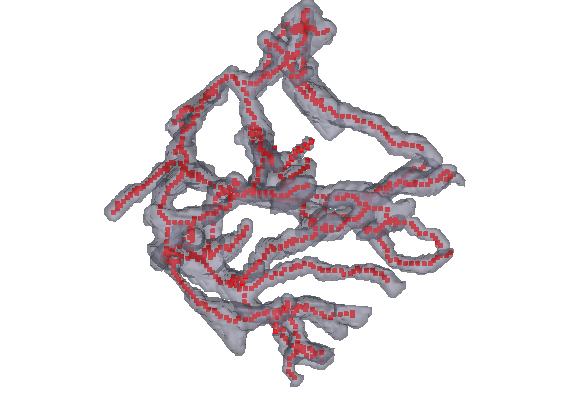
%> input picture Helper functions/Skeleton3D/testvol.png, 561 x 420 px
$ octave --eval "result = uaa_im2bwRepeat(imread('../../Helper functions/Skeleton3D/testvol.png'));"   (GNU Octave 9; MATLAB toolbox functions it lacks are replaced by stand-ins)
%> lines starting %> are read from the running program, lines starting %| are printed output that depends on the picture; in (x1, y1, x2, y2) boxes, pixels count from 0 and x2, y2 are one past the last pixel; in counts of white or black regions, pixels touching at a corner belong together; the program's own positions count from 1
function Iall = uaa_im2bwRepeat(I)
% Iall = uaa_im2bwRepeat(I)
%UAA_IM2BWREPEAT creates a 10-level composite of binary images using
%different thresholds
%
% Inputs: Binary Image
% Outputs: Binary Image
global uaa
% minSpineArea = (uaa.imageInfo.umPerPixel*2)^2;

m = min(min(I));
%> m = [60 0 0]
Iall = zeros(size(I));
for i=1:5
    BW=im2bw(I,(graythresh(I)/i));
%     BW(Iall~=0) = 0;
%     BW = bwareaopen(BW,minSpineArea);
    Iall = Iall + BW;
end
%> this loop made 5 passes
%> pass 1, in uaa_im2bwRepeat, `BW=im2bw(I,(graythresh(I)/i));`:
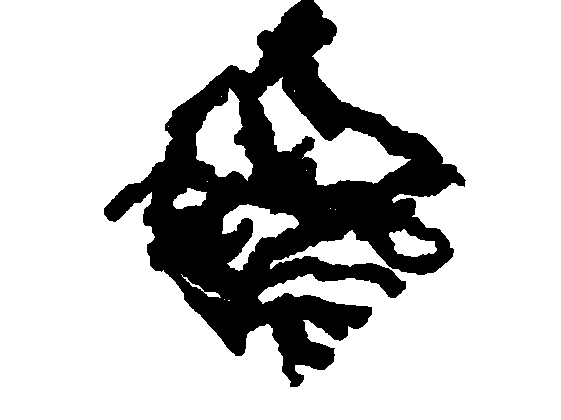
%> BW: size 420x561 logical; 77.7% white; 1 black region, box (x1, y1, x2, y2) and area: (104, 0, 466, 387) 52470
%> pass 2, in uaa_im2bwRepeat, `BW=im2bw(I,(graythresh(I)/i));`:
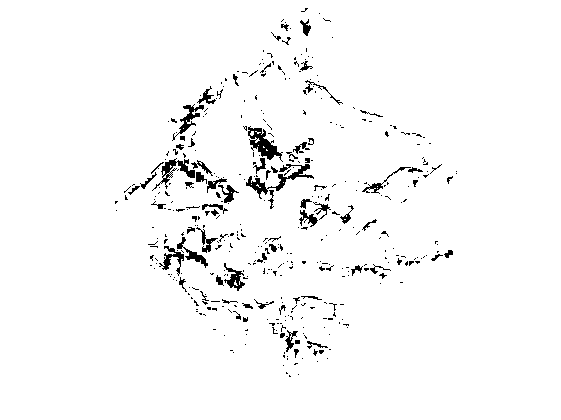
%> BW: size 420x561 logical; 97% white; 416 black regions (342 under 20 px), largest, box (x1, y1, x2, y2) and area: (246, 164, 314, 199) 516, (248, 126, 283, 162) 499, (152, 158, 195, 191) 363
%> pass 2, in uaa_im2bwRepeat, `Iall = Iall + BW;`:
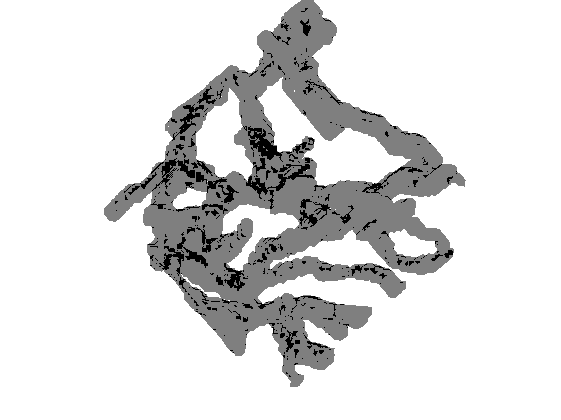
%> Iall: size 420x561x3 double; min 0, max 2, mean 1.75; drawn with min black and max white
%> after the loop:
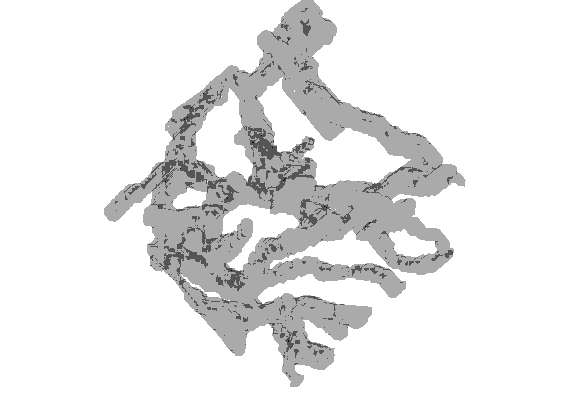
%> Iall: size 420x561x3 double; min 2, max 5, mean 4.75; drawn with min black and max white
